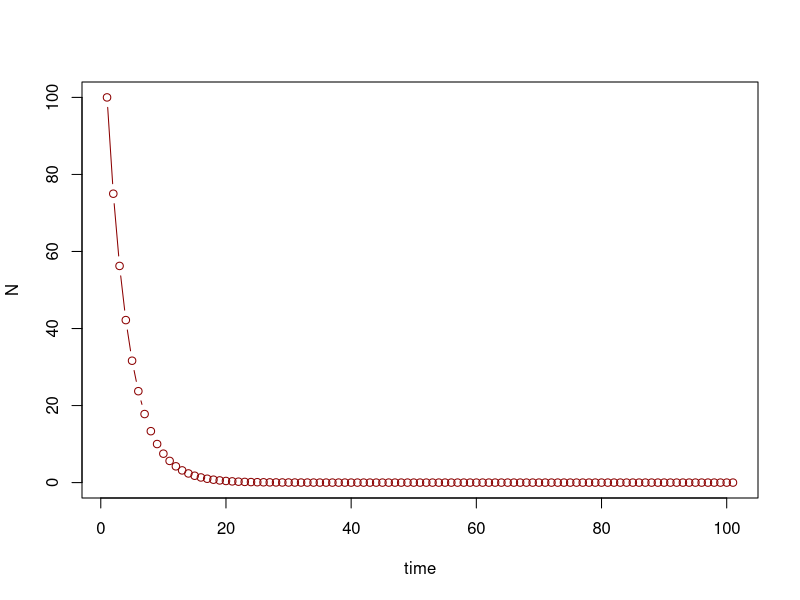
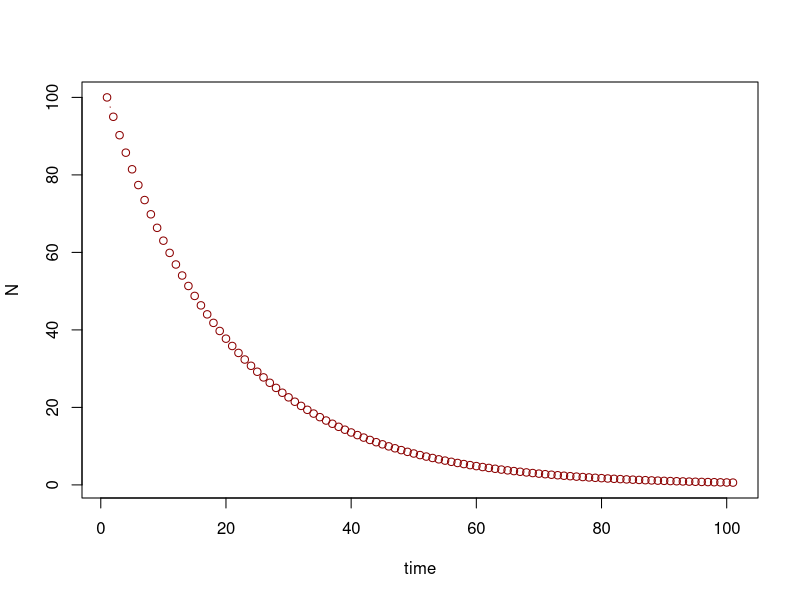
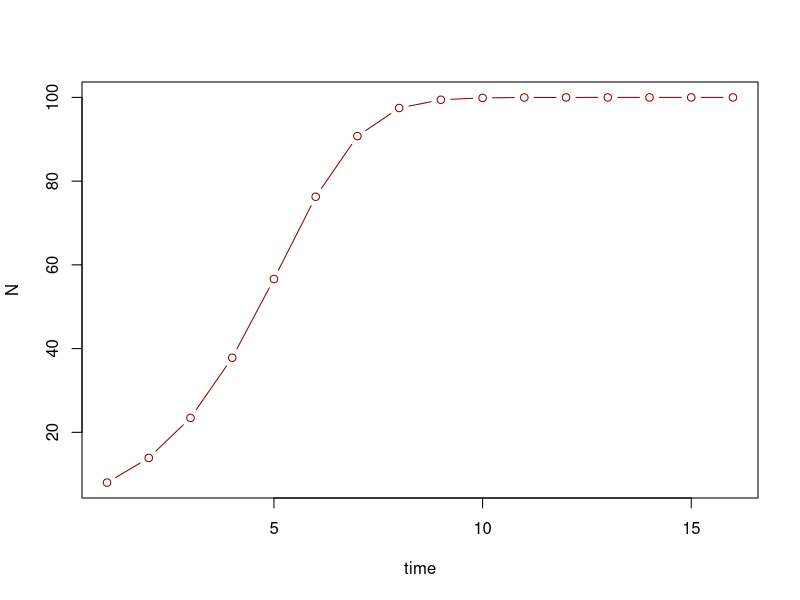
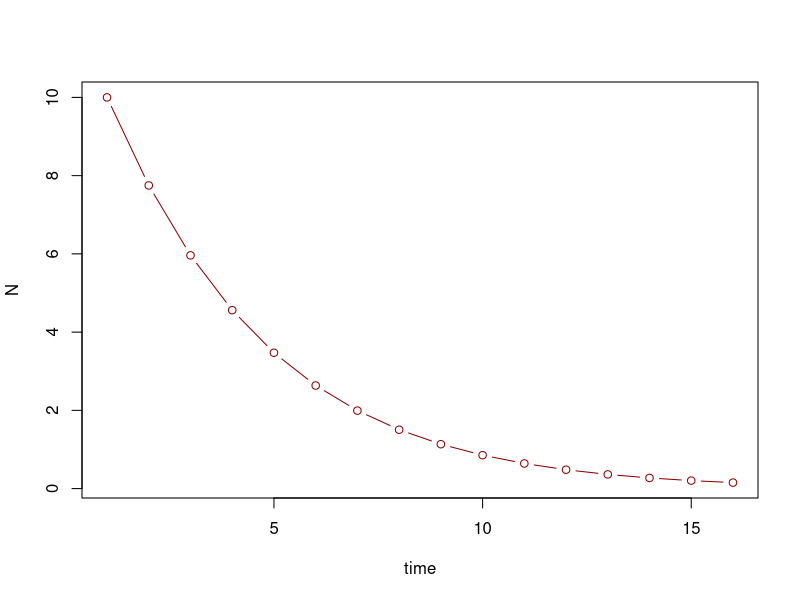
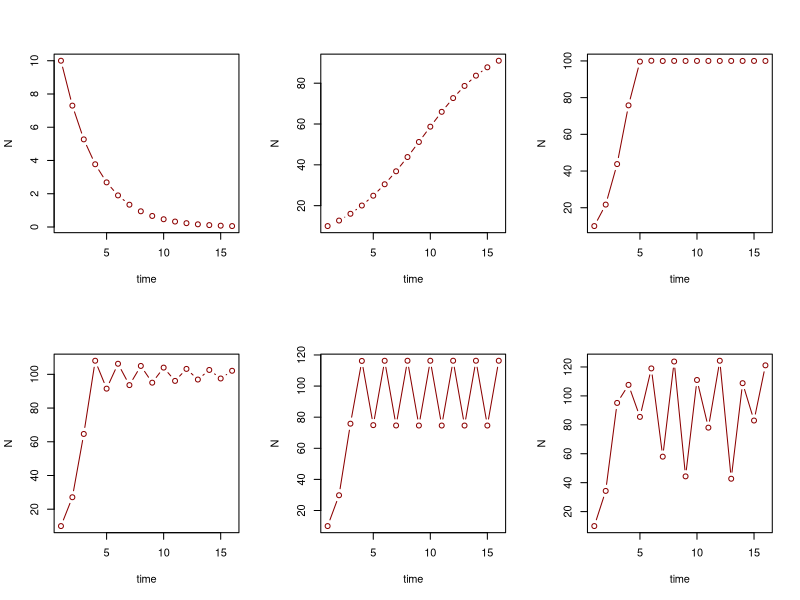

Reproduce these figures in R, in order.
setwd("C:/Users/Camila Medeiros/Documents/GitHub")

## Handout Exercises

#3.2.1 Mini-exercise

N0 <- 100
RR <- 0.75
ttMax <- 100 #number of timesteps!

NN <- matrix(NA, nrow=1, ncol=ttMax+1) #this will create a 1x11 matrix with rep NA's.

NN[1] <- N0

for (tt in 1:ttMax) {NN[tt+1] <- RR*NN[tt]} # this will create loops
#over ttMax timesteps, and the model equation will then update NN.

plot(1:(ttMax+1), NN, xlab="time", ylab="N", type="b", col="darkred")

##########################################################

##3.2.2 *Exercise

geometricGrowthFun<- function(N0, RR) {
  NN <- matrix(NA, nrow=1, ncol=ttMax+1) 
  NN[1] <- N0
  for (tt in 1:ttMax) {NN[tt+1] <- RR*NN[tt]}
  plot(1:(ttMax+1), NN, xlab="time", ylab="N", type="b", col="darkred")
}
geometricGrowthFun(N0=100,RR=0.95)

##########################################################

#3.3 Logistic growth in discrete time
N0 <- 8
rr <- 0.8
KK<-100
ttMax <- 15 #number of timesteps!

NN <- matrix(NA, nrow=1, ncol=ttMax+1) #this will create a 1x11 matrix with rep NA's.

NN[1]<-N0
for(tt in 1:ttMax){NN[tt+1]<-NN[tt]*(1+(rr*(1-((NN[tt])/KK))))}
plot(1:(ttMax+1), NN, xlab="time", ylab="N", type="b", col="darkred")


##########################################################

#3.3.1 *Mini-exercise

discreteLogisticFun <- function (N0,rr,KK) {
  NN <- matrix(NA, nrow=1, ncol=ttMax+1)
  NN[1]<-N0
  for(tt in 1:ttMax){NN[tt+1]<-NN[tt]*(1+(rr*(1-((NN[tt])/KK))))}
  plot(1:(ttMax+1), NN, xlab="time", ylab="N", type="b", col="darkred")
}
discreteLogisticFun (N0=10, rr=-0.25, KK=100)


##########################################################

#3.3.2 *Mini-exercise 


rdVec <- c(-0.3, 0.3, 1.3, 1.9, 2.2, 2.7)

  par(mfrow = c(2,3))
  
  for(rr in rdVec){
    discreteLogisticFun (N0=10, rr=rr, KK=100) }
  
##########################################################

  

  
